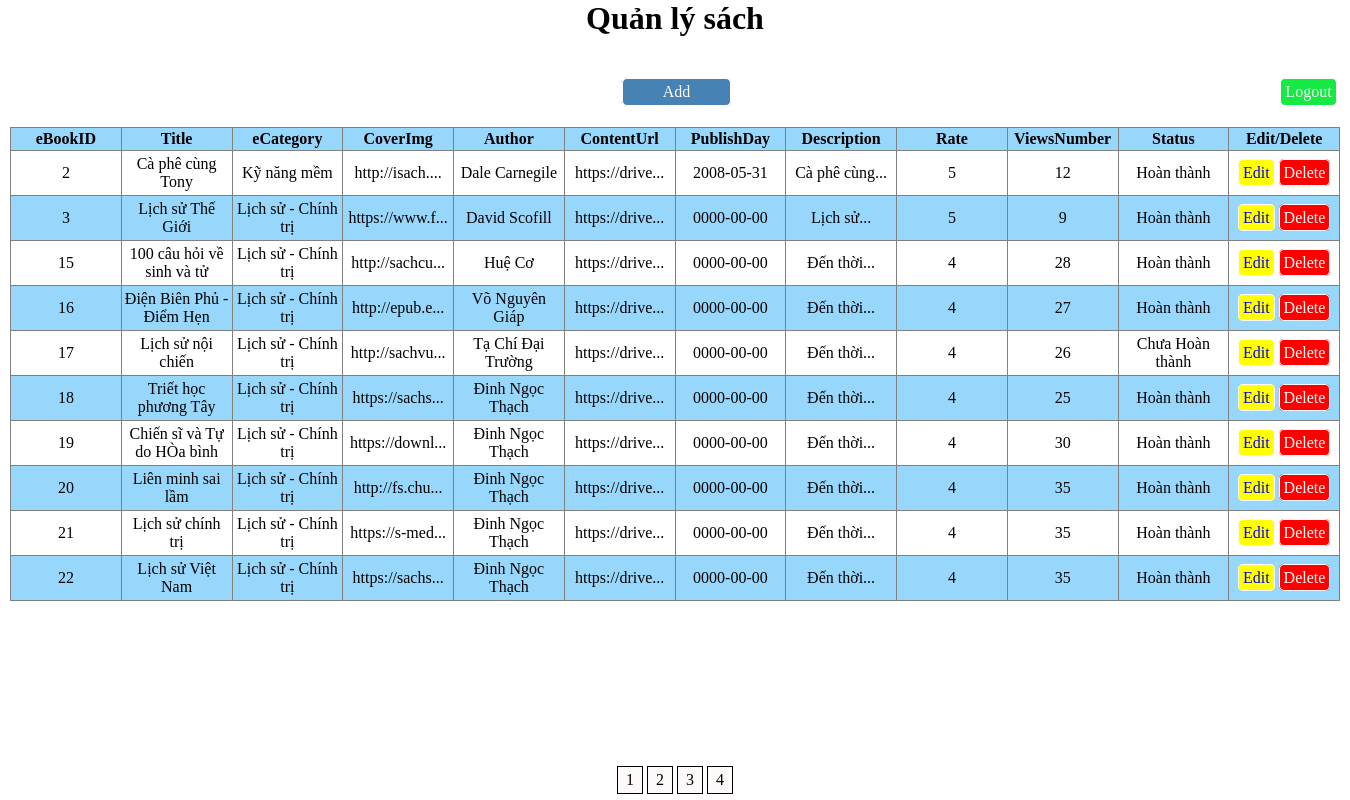
Page /book.php (signed in) on the committed database.
### tables this page shows
CREATE TABLE `ebook` (
  `eBookID` int(11) NOT NULL,
  `Title` varchar(200) NOT NULL,
  `eCategory` int(11) NOT NULL,
  `CoverImg` varchar(200) NOT NULL,
  `Author` varchar(200) NOT NULL,
  `ContentUrl` varchar(255) NOT NULL,
  `PublishDay` date NOT NULL,
  `Description` varchar(2000) NOT NULL,
  `Rate` int(10) NOT NULL,
  `ViewsNumber` int(11) NOT NULL,
  `Status` varchar(25) NOT NULL
);

CREATE TABLE `category` (
  `CategoryID` int(11) NOT NULL,
  `CategoryName` varchar(255) NOT NULL,
  `CategoryImg` varchar(255) NOT NULL
);

### book.php (the view, shortened to what this page needs)
<?php
    include'config.php';
?>
<!DOCTYPE html>
<html lang="en">
<head>
    <link rel="stylesheet" href="style.css">
</head>
<body>
    <h1>Quản lý sách</h1>
    <div class="container">
        <div class="top">
            <div class="tp-left">
            </div>
            <div class="tp-right">
                <a class="add_btn" href="add.php">Add</a>
                <a class="logout_btn" href="logout.php">Logout</a>
            </div>
        </div>
        <table id="tblist">
            <tr>
                <th>eBookID</th>
                <th>Title</th>
                <th>eCategory</th>
                <th>CoverImg</th>
                <th>Author</th>
                <th>ContentUrl</th>
                <th>PublishDay</th>
                <th>Description</th>
                <th>Rate</th>
                <th>ViewsNumber</th>
                <th>Status</th>
                <th>Edit/Delete</th>
            </tr>
            <?php
                function subtext($text,$num=80) {
                    if (strlen($text) <= $num) {
                        return $text;
                    }
                    $text= substr($text, 0, $num);
                    if ($text[$num-1] == ' ') {
                        return trim($text)."...";
                    }
                    $x  = explode(" ", $text);
                    $sz = sizeof($x);
                    if ($sz <= 1)   {
                        return $text."...";}
                    $x[$sz-1] = '';
                    return trim(implode(" ", $x))."...";
                }
                $site=10;
 				if (isset($_GET['page'])) {
 					$page=$_GET['page'];
 				}else $page=1;
 				$start=($page-1)*$site;
                $sql = "SELECT * FROM ebook join category on ebook.eCategory=category.CategoryID limit $start,$site";
                $result = mysqli_query($conn, $sql);
                 while($row = mysqli_fetch_array($result)){ ?>
				<tr>
					<td><?php echo $row['eBookID'] ?></td>
                    <td><?php echo subtext($row['Title'],35) ?></td>
                    <td><?php echo subtext($row['CategoryName'],35) ?></td>
                    <td><?php echo subtext($row['CoverImg'],13) ?></td>
                    <td><?php echo subtext($row['Author'],35) ?></td>
                    <td><?php echo subtext($row['ContentUrl'],13) ?></td>
                    <td><?php echo $row['PublishDay'] ?></td>
                    <td><?php echo subtext($row['Description'],15) ?></td>
                    <td><?php echo $row['Rate'] ?></td>
                    <td><?php echo $row['ViewsNumber'] ?></td>
                    <td><?php echo $row['Status'] ?></td>
					<td>
                        <a class="edit_btn" href="edit.php?edit=<?php echo $row['eBookID'] ?>">Edit</a>
                        <a onclick="return confirm('Bạn có chắc muốn xóa không?');" class="del_btn" href="sever.php?del=<?php echo $row['eBookID'] ?>">Delete</a>
					</td>
				</tr>
			<?php } ?>
        </table>
        <?php
		$site=10;
		$sql="select count(*) from ebook";
		$query=mysqli_query($conn,$sql);
		$row=mysqli_fetch_array($query);
		$tongsv=$row[0];
		$tongtrang=ceil($tongsv/$site);
	     ?>
        <form action="hs.php" method="get">
            <div class="wrapper-pg">
                <ul class="pagination">
                <?php
                    for ($i=1; $i <=$tongtrang ; $i++) { ?>
                        <li class="page-item"><a  style="background-color: green; color:white;" class="page-link" href="?page=<?php echo $i ?>"><?php echo $i ?></a></li>
                <?php	}
                ?>
                </ul>
            </div>
        </form>
    </div>
</body>
</html>

### style.css (style rules this page uses)
* { margin: 0; padding: 0; }
h1 { text-align: center; }
.container { padding: 10px; }
.top { width: 1330px; height: 50px; float: left; margin-top: 30px; }
.tp-left { width: 46%; float: left; height: 50px; }
.tp-right { float: left; height: 50px; }
#tblist { border-collapse: collapse; width: 1330px; }
#tblist td,th { border: 1px solid gray; padding: 2px; width: 102px; max-width: 102px; text-align: center; }
#tblist td { height: 40px; }
#tblist tr:nth-child(odd) { background-color: #98d7fc; }
.edit_btn,.del_btn,.add_btn,.logout_btn { text-decoration: none; border: 1px solid snow; padding: 4px; border-radius: 5px; }
.add_btn { display: inline-block; margin-top: 1px; padding: 4px 40px; background-color: steelblue; color: snow; }
.logout_btn { display: inline-block; margin-top: 1px; background-color: rgb(21, 233, 67); color: snow; margin-left: 545px; }
.edit_btn { background-color: Yellow ; }
.del_btn { background-color: red; color: snow; }
.wrapper-pg { width: 1330px; text-align: center; position: fixed; bottom: 0px; }
ul.pagination { display: inline-block; padding-top: 15px; }
ul.pagination li { display: inline; }
ul.pagination li a { background-color: snow !important; color: black !important; float: left; padding: 4px 8px; text-decoration: none; border: 1px solid black; margin: 2px; }

### rows in the picture
ebook: eBookID "2", Title "Cà phê cùng Tony", category.CategoryName "Kỹ năng mềm", CoverImg "http://isach....", Author "Dale Carnegile", ContentUrl "https://drive...", PublishDay "2008-05-31", Description "Cà phê cùng...", Rate "5", ViewsNumber "12", Status "Hoàn thành"
ebook: eBookID "3", Title "Lịch sử Thế Giới", category.CategoryName "Lịch sử - Chính trị", CoverImg "https://www.f...", Author "David Scofill", ContentUrl "https://drive...", PublishDay "0000-00-00", Description "Lịch sử...", Rate "5", ViewsNumber "9", Status "Hoàn thành"
ebook: eBookID "15", Title "100 câu hỏi về sinh và tử", category.CategoryName "Lịch sử - Chính trị", CoverImg "http://sachcu...", Author "Huệ Cơ", ContentUrl "https://drive...", PublishDay "0000-00-00", Description "Đến thời...", Rate "4", ViewsNumber "28", Status "Hoàn thành"
ebook: eBookID "16", Title "Điện Biên Phủ - Điểm Hẹn", category.CategoryName "Lịch sử - Chính trị", CoverImg "http://epub.e...", Author "Võ Nguyên Giáp", ContentUrl "https://drive...", PublishDay "0000-00-00", Description "Đến thời...", Rate "4", ViewsNumber "27", Status "Hoàn thành"
ebook: eBookID "17", Title "Lịch sử nội chiến", category.CategoryName "Lịch sử - Chính trị", CoverImg "http://sachvu...", Author "Tạ Chí Đại Trường", ContentUrl "https://drive...", PublishDay "0000-00-00", Description "Đến thời...", Rate "4", ViewsNumber "26", Status "Chưa Hoàn thành"
ebook: eBookID "18", Title "Triết học phương Tây", category.CategoryName "Lịch sử - Chính trị", CoverImg "https://sachs...", Author "Đinh Ngọc Thạch", ContentUrl "https://drive...", PublishDay "0000-00-00", Description "Đến thời...", Rate "4", ViewsNumber "25", Status "Hoàn thành"
ebook: eBookID "19", Title "Chiến sĩ và Tự do HÒa bình", category.CategoryName "Lịch sử - Chính trị", CoverImg "https://downl...", Author "Đinh Ngọc Thạch", ContentUrl "https://drive...", PublishDay "0000-00-00", Description "Đến thời...", Rate "4", ViewsNumber "30", Status "Hoàn thành"
ebook: eBookID "20", Title "Liên minh sai lầm", category.CategoryName "Lịch sử - Chính trị", CoverImg "http://fs.chu...", Author "Đinh Ngọc Thạch", ContentUrl "https://drive...", PublishDay "0000-00-00", Description "Đến thời...", Rate "4", ViewsNumber "35", Status "Hoàn thành"
ebook: eBookID "21", Title "Lịch sử chính trị", category.CategoryName "Lịch sử - Chính trị", CoverImg "https://s-med...", Author "Đinh Ngọc Thạch", ContentUrl "https://drive...", PublishDay "0000-00-00", Description "Đến thời...", Rate "4", ViewsNumber "35", Status "Hoàn thành"
ebook: eBookID "22", Title "Lịch sử Việt Nam", category.CategoryName "Lịch sử - Chính trị", CoverImg "https://sachs...", Author "Đinh Ngọc Thạch", ContentUrl "https://drive...", PublishDay "0000-00-00", Description "Đến thời...", Rate "4", ViewsNumber "35", Status "Hoàn thành"
